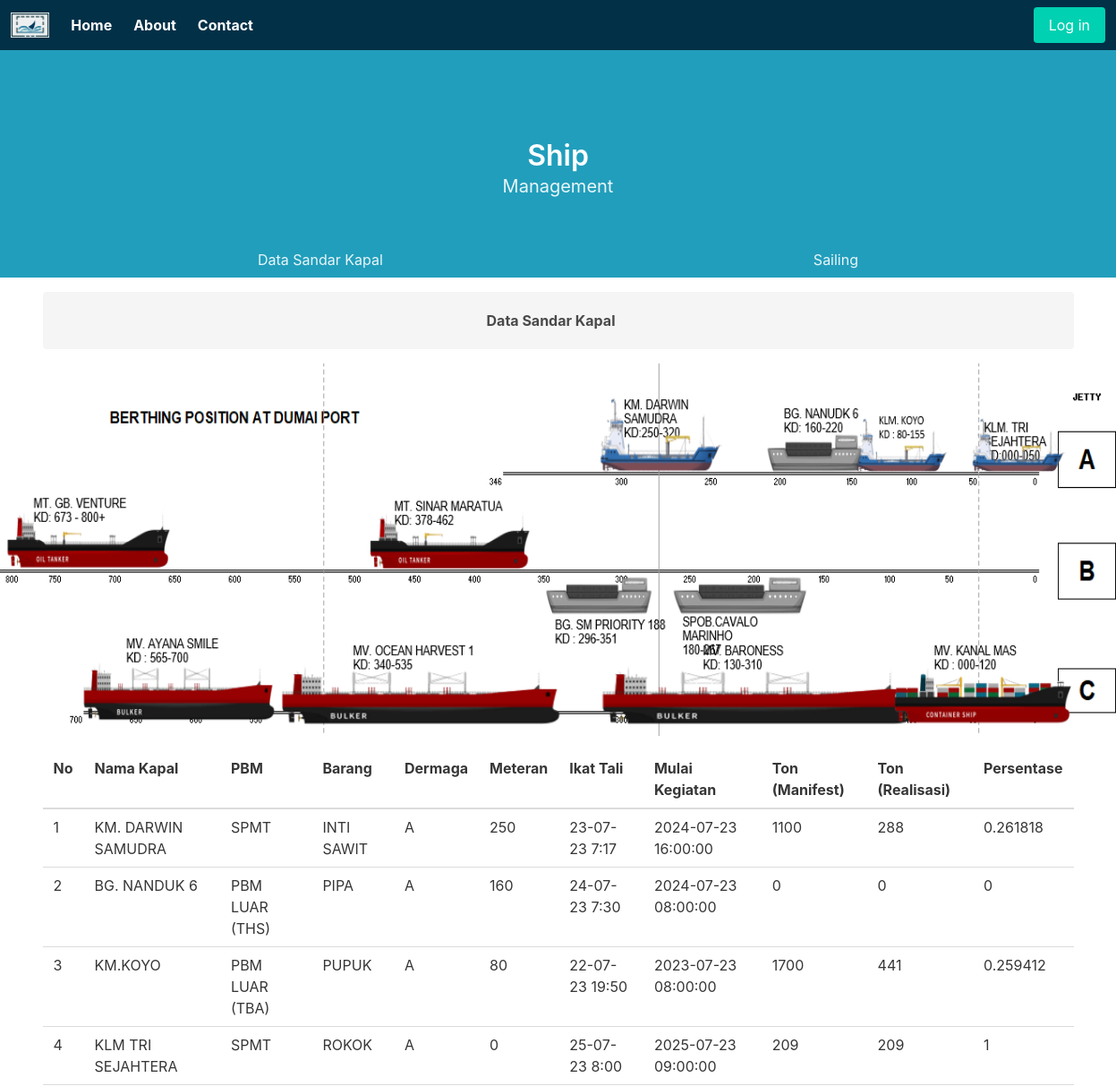
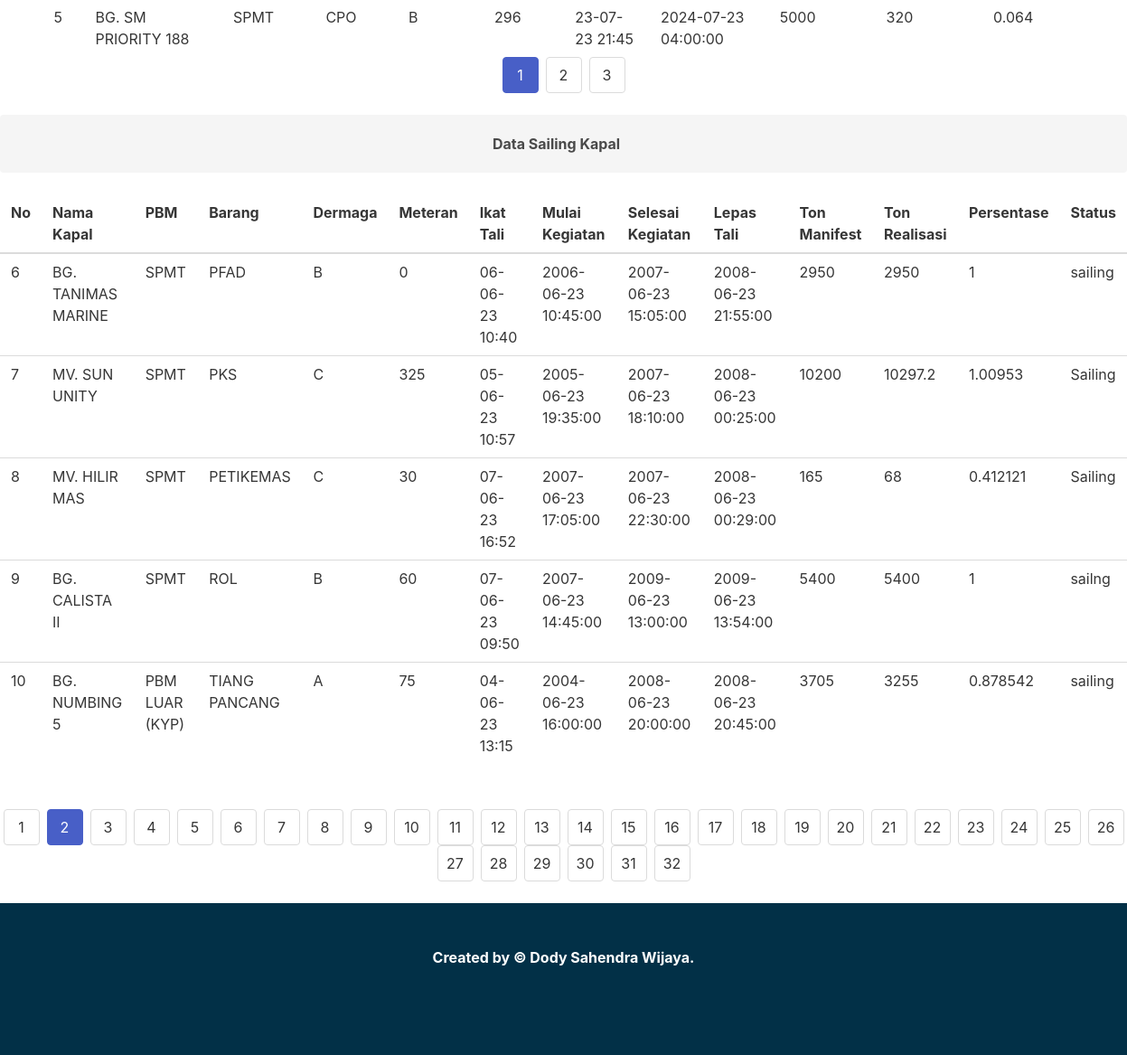
/?page_sailing=2, run on the app's committed database (2 pictures, top to bottom).
### tables this page shows
CREATE TABLE `data_sandar` (
  `Id` int(11) NOT NULL,
  `NamaKapal` varchar(255) DEFAULT NULL,
  `PBM` varchar(255) DEFAULT NULL,
  `Barang` varchar(255) DEFAULT NULL,
  `Dermaga` varchar(255) DEFAULT NULL,
  `Meteran` int(11) DEFAULT NULL,
  `IkatTali` varchar(255) DEFAULT NULL,
  `MulaiKegiatan` datetime DEFAULT NULL,
  `TonManifest` float DEFAULT NULL,
  `TonRealisasi` float DEFAULT NULL,
  `Persentase` float DEFAULT NULL
);

CREATE TABLE `sailing` (
  `Id` int(11) NOT NULL,
  `NamaKapal` varchar(255) DEFAULT NULL,
  `PBM` varchar(255) DEFAULT NULL,
  `Barang` varchar(255) DEFAULT NULL,
  `Dermaga` varchar(255) DEFAULT NULL,
  `Meteran` int(11) DEFAULT NULL,
  `IkatTali` varchar(255) DEFAULT NULL,
  `MulaiKegiatan` datetime DEFAULT NULL,
  `SelesaiKegiatan` datetime DEFAULT NULL,
  `LepasTali` datetime DEFAULT NULL,
  `TonManifest` float DEFAULT NULL,
  `TonRealisasi` float DEFAULT NULL,
  `Persentase` float DEFAULT NULL,
  `Status` varchar(50) DEFAULT NULL
);

### index.php (the view, shortened to what this page needs)
<?php
include './backend/koneksi.php';
$per_page = 5;
$sql_count_data_sandar = "SELECT COUNT(*) AS total FROM data_sandar";
$result_count_data_sandar = $conn->query($sql_count_data_sandar);
$row_count_data_sandar = $result_count_data_sandar->fetch_assoc();
$total_data_data_sandar = $row_count_data_sandar['total'];
$total_pages_data_sandar = ceil($total_data_data_sandar / $per_page);
$current_page_data_sandar = isset($_GET['page_data_sandar']) ? $_GET['page_data_sandar'] : 1;
$offset_data_sandar = ($current_page_data_sandar - 1) * $per_page;
$sql_count_sailing = "SELECT COUNT(*) AS total FROM Sailing";
$result_count_sailing = $conn->query($sql_count_sailing);
$row_count_sailing = $result_count_sailing->fetch_assoc();
$total_data_sailing = $row_count_sailing['total'];
$total_pages_sailing = ceil($total_data_sailing / $per_page);
$current_page_sailing = isset($_GET['page_sailing']) ? $_GET['page_sailing'] : 1;
$offset_sailing = ($current_page_sailing - 1) * $per_page;
?>
<!DOCTYPE html>
<html lang="en">
<head>
    <link rel="stylesheet" href="https://cdn.jsdelivr.net/npm/bulma@0.9.4/css/bulma.min.css">
</head>
<body>
    <nav class="navbar" role="navigation" aria-label="main navigation" style="background-color:#023047;">
        <div class="navbar-brand">
            <a class="navbar-item" href="#">
                <img src="./images/logo.png">
            </a>
        </div>
        <nav id="navbarBasicExample" class="navbar-menu">
            <div class="navbar-start">
                <a class="navbar-item has-text-white has-text-weight-bold" href="#home">
                    Home
                </a>
                <a class="navbar-item has-text-white has-text-weight-bold" href="#about">
                    About
                </a>
                <a class="navbar-item has-text-white has-text-weight-bold" href="#contact">
                    Contact
                </a>
            </div>
        </nav>
        <?php
        if (isset($_SESSION['nama'])) {
            echo '<div class="navbar-end">
            <div class="navbar-item">
                <div class="buttons">
                    <a class="button is-primary" href="admin/dashboard.php">
                        Dashboard
                    </a>
                    <a class="button is-danger" href="admin/logout.php">
                        Logout
                    </a>
                </div>
            </div>
        </div>';
        } else {
            echo '<div class="navbar-end">
            <div class="navbar-item">
                <div class="buttons">
                    <a class="button is-primary" href="login.php">
                        Log in
                    </a>
                </div>
            </div>
        </div>';
        }
        ?>
    </nav>
    <section class="hero is-primary is-high" style="background-color: #219EBC;">
        <div class="hero-head">
            <nav class="navbar">
                <div class="container">
                    <div id="navbarMenuHeroA" class="navbar-menu">
                    </div>
                </div>
            </nav>
        </div>
        <div class="hero-body">
            <div class="container has-text-centered">
                <p class="title">
                    Ship
                </p>
                <p class="subtitle">
                    Management
                </p>
            </div>
        </div>
        <div class="hero-foot fixed">
            <nav class="tabs is-boxed is-fullwidth">
                <div class="container">
                    <ul>
                        <li><a href=#data_sandar_kapal>Data Sandar Kapal</a></li>
                        <li><a href=#data_sailing>Sailing</a></li>
                    </ul>
                </div>
            </nav>
        </div>
    </section>
    <div class="container is-max-widescreen" id="data_sandar_kapal">
        <div class="notification is-light mt-4">
            <center><strong>Data Sandar Kapal</strong></center>
        </div>
    </div>
    <figure class="image is-3by1 mt-4">
        <img src="images/all2.png">
    </figure>
    <div class="container is-max-widescreen" id="data_sandar_kapal">
        <table class="table mt-4">
            <thead>
                <tr>
                    <th>No</th>
                    <th>Nama Kapal</th>
                    <th>PBM</th>
                    <th>Barang</th>
                    <th>Dermaga</th>
                    <th>Meteran</th>
                    <th>Ikat Tali</th>
                    <th>Mulai Kegiatan</th>
                    <th>Ton (Manifest)</th>
                    <th>Ton (Realisasi)</th>
                    <th>Persentase</th>
                </tr>
            </thead>
            <tbody>
                <?php
                $sql_data_sandar = "SELECT * FROM data_sandar LIMIT $offset_data_sandar, $per_page";
                $result_data_sandar = $conn->query($sql_data_sandar);
                $No_data_sandar = ($current_page_data_sandar - 1) * $per_page + 1;
                if ($result_data_sandar->num_rows > 0) {
                    while ($row_data_sandar = $result_data_sandar->fetch_assoc()) {
                        echo "<tr>";
                        echo "<td>" . $No_data_sandar . "</td>";
                        echo "<td>" . $row_data_sandar["NamaKapal"] . "</td>";
                        echo "<td>" . $row_data_sandar["PBM"] . "</td>";
                        echo "<td>" . $row_data_sandar["Barang"] . "</td>";
                        echo "<td>" . $row_data_sandar["Dermaga"] . "</td>";
                        echo "<td>" . $row_data_sandar["Meteran"] . "</td>";
                        echo "<td>" . $row_data_sandar["IkatTali"] . "</td>";
                        echo "<td>" . $row_data_sandar["MulaiKegiatan"] . "</td>";
                        echo "<td>" . $row_data_sandar["TonManifest"] . "</td>";
                        echo "<td>" . $row_data_sandar["TonRealisasi"] . "</td>";
                        echo "<td>" . $row_data_sandar["Persentase"] . "</td>";
                        echo "</tr>";
                        $No_data_sandar++;
                    }
                } else {
                    echo "<tr><td colspan='11'>Tidak ada data yang ditemukan</td></tr>";
                }
                ?>
            </tbody>
        </table>
    </div>
    <nav class="pagination is-centered" role="navigation" aria-label="pagination">
        <ul class="pagination-list">
            <?php
            for ($i = 1; $i <= $total_pages_data_sandar; $i++) {
                echo '<li>';
                if ($i == $current_page_data_sandar) {
                    echo '<a class="pagination-link is-current" aria-label="Page ' . $i . '" aria-current="page">' . $i . '</a>';
                } else {
                    echo '<a href="?page_data_sandar=' . $i . '" class="pagination-link" aria-label="Goto page ' . $i . '">' . $i . '</a>';
                }
                echo '</li>';
            }
            ?>
        </ul>
    </nav>
    <div class="container.is-fullhd data-sailing-section" id="data_sailing">
        <div class="notification is-light mt-4">
            <center><Strong>Data Sailing Kapal</Strong></center>
        </div>
        <center>
            <table class="table mt-4">
                <thead>
                    <tr>
                        <th>No</th>
                        <th>Nama Kapal</th>
                        <th>PBM</th>
                        <th>Barang</th>
                        <th>Dermaga</th>
                        <th>Meteran</th>
                        <th>Ikat Tali</th>
                        <th>Mulai Kegiatan</th>
                        <th>Selesai Kegiatan</th>
                        <th>Lepas Tali</th>
                        <th>Ton Manifest</th>
                        <th>Ton Realisasi</th>
                        <th>Persentase</th>
                        <th>Status</th>
                    </tr>
                </thead>
                <tbody>
                    <?php
                    $sql_sailing = "SELECT * FROM Sailing LIMIT $offset_sailing, $per_page";
                    $result_sailing = $conn->query($sql_sailing);
                    $No_sailing = ($current_page_sailing - 1) * $per_page + 1;
                    if ($result_sailing->num_rows > 0) {
                        while ($row_sailing = $result_sailing->fetch_assoc()) {
                            echo "<tr>";
                            echo "<td>" . $No_sailing . "</td>";
                            echo "<td>" . $row_sailing["NamaKapal"] . "</td>";
                            echo "<td>" . $row_sailing["PBM"] . "</td>";
                            echo "<td>" . $row_sailing["Barang"] . "</td>";
                            echo "<td>" . $row_sailing["Dermaga"] . "</td>";
                            echo "<td>" . $row_sailing["Meteran"] . "</td>";
                            echo "<td>" . $row_sailing["IkatTali"] . "</td>";
                            echo "<td>" . $row_sailing["MulaiKegiatan"] . "</td>";
                            echo "<td>" . $row_sailing["SelesaiKegiatan"] . "</td>";
                            echo "<td>" . $row_sailing["LepasTali"] . "</td>";
                            echo "<td>" . $row_sailing["TonManifest"] . "</td>";
                            echo "<td>" . $row_sailing["TonRealisasi"] . "</td>";
                            echo "<td>" . $row_sailing["Persentase"] . "</td>";
                            echo "<td>" . $row_sailing["Status"] . "</td>";
                            echo "</tr>";
                            $No_sailing++;
                        }
                    } else {
                        echo "<tr><td colspan='14'>Tidak ada data yang ditemukan</td></tr>";
                    }
                    ?>
                </tbody>
        </center>
    </div>
    <nav class="pagination is-centered" role="navigation" aria-label="pagination">
        <ul class="pagination-list">
            <?php
            for ($i = 1; $i <= $total_pages_sailing; $i++) {
                echo '<li>';
                if ($i == $current_page_sailing) {
                    echo '<a class="pagination-link is-current" aria-label="Page ' . $i . '" aria-current="page">' . $i . '</a>';
                } else {
                    echo '<a href="?page_sailing=' . $i . '" class="pagination-link" aria-label="Goto page ' . $i . '">' . $i . '</a>';
                }
                echo '</li>';
            }
            ?>
        </ul>
    </nav>
    <footer class="footer" style="background-color:#023047">
        <div class="content has-text-centered has-text-white has-text-weight-bold">
            <p>
                <strong class="has-text-white">Created</strong> by <a href="#" class="has-text-white has-text-weight-bold">&copy; Dody Sahendra Wijaya</a>.
            </p>
        </div>
    </footer>
</body>
</html>

### index.php (style rules this page uses)
.data-sailing-section { margin-bottom: 50px; }

### data on the page
data_sandar: NamaKapal "KM. DARWIN SAMUDRA", PBM "SPMT", Barang "INTI SAWIT", Dermaga "A", Meteran "250", IkatTali "23-07-23 7:17", MulaiKegiatan "2024-07-23 16:00:00", TonManifest "1100", TonRealisasi "288", Persentase "0.261818"
data_sandar: NamaKapal "BG. NANDUK 6", PBM "PBM LUAR (THS)", Barang "PIPA", Dermaga "A", Meteran "160", IkatTali "24-07-23 7:30", MulaiKegiatan "2024-07-23 08:00:00", TonManifest "0", TonRealisasi "0", Persentase "0"
data_sandar: NamaKapal "KM.KOYO", PBM "PBM LUAR (TBA)", Barang "PUPUK", Dermaga "A", Meteran "80", IkatTali "22-07-23 19:50", MulaiKegiatan "2023-07-23 08:00:00", TonManifest "1700", TonRealisasi "441", Persentase "0.259412"
data_sandar: NamaKapal "KLM TRI SEJAHTERA", PBM "SPMT", Barang "ROKOK", Dermaga "A", Meteran "0", IkatTali "25-07-23 8:00", MulaiKegiatan "2025-07-23 09:00:00", TonManifest "209", TonRealisasi "209", Persentase "1"
data_sandar: NamaKapal "BG. SM PRIORITY 188", PBM "SPMT", Barang "CPO", Dermaga "B", Meteran "296", IkatTali "23-07-23 21:45", MulaiKegiatan "2024-07-23 04:00:00", TonManifest "5000", TonRealisasi "320", Persentase "0.064"
sailing: NamaKapal "BG. TANIMAS MARINE", PBM "SPMT", Barang "PFAD", Dermaga "B", Meteran "0", IkatTali "06-06-23 10:40", MulaiKegiatan "2006-06-23 10:45:00", SelesaiKegiatan "2007-06-23 15:05:00", LepasTali "2008-06-23 21:55:00", TonManifest "2950", TonRealisasi "2950", Persentase "1", Status "sailing"
sailing: NamaKapal "MV. SUN UNITY", PBM "SPMT", Barang "PKS", Dermaga "C", Meteran "325", IkatTali "05-06-23 10:57", MulaiKegiatan "2005-06-23 19:35:00", SelesaiKegiatan "2007-06-23 18:10:00", LepasTali "2008-06-23 00:25:00", TonManifest "10200", TonRealisasi "10297.2", Persentase "1.00953", Status "Sailing"
sailing: NamaKapal "MV. HILIR MAS", PBM "SPMT", Barang "PETIKEMAS", Dermaga "C", Meteran "30", IkatTali "07-06-23 16:52", MulaiKegiatan "2007-06-23 17:05:00", SelesaiKegiatan "2007-06-23 22:30:00", LepasTali "2008-06-23 00:29:00", TonManifest "165", TonRealisasi "68", Persentase "0.412121", Status "Sailing"
sailing: NamaKapal "BG. CALISTA II", PBM "SPMT", Barang "ROL", Dermaga "B", Meteran "60", IkatTali "07-06-23 09:50", MulaiKegiatan "2007-06-23 14:45:00", SelesaiKegiatan "2009-06-23 13:00:00", LepasTali "2009-06-23 13:54:00", TonManifest "5400", TonRealisasi "5400", Persentase "1", Status "sailng"
sailing: NamaKapal "BG. NUMBING 5", PBM "PBM LUAR (KYP)", Barang "TIANG PANCANG", Dermaga "A", Meteran "75", IkatTali "04-06-23 13:15", MulaiKegiatan "2004-06-23 16:00:00", SelesaiKegiatan "2008-06-23 20:00:00", LepasTali "2008-06-23 20:45:00", TonManifest "3705", TonRealisasi "3255", Persentase "0.878542", Status "sailing"
